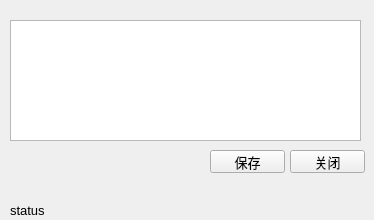
<?xml version="1.0" encoding="UTF-8"?>
<ui version="4.0">
 <class>StopProfitLossForm</class>
 <widget class="QWidget" name="StopProfitLossForm">
  <property name="geometry">
   <rect>
    <x>0</x>
    <y>0</y>
    <width>374</width>
    <height>220</height>
   </rect>
  </property>
  <property name="windowTitle">
   <string>止赢止损设置</string>
  </property>
  <widget class="QTableView" name="table_v_positions">
   <property name="geometry">
    <rect>
     <x>10</x>
     <y>20</y>
     <width>351</width>
     <height>121</height>
    </rect>
   </property>
  </widget>
  <widget class="QPushButton" name="pbtn_save">
   <property name="geometry">
    <rect>
     <x>210</x>
     <y>150</y>
     <width>75</width>
     <height>23</height>
    </rect>
   </property>
   <property name="font">
    <font>
     <pointsize>10</pointsize>
    </font>
   </property>
   <property name="text">
    <string>保存</string>
   </property>
  </widget>
  <widget class="QPushButton" name="pbtn_close">
   <property name="geometry">
    <rect>
     <x>290</x>
     <y>150</y>
     <width>75</width>
     <height>23</height>
    </rect>
   </property>
   <property name="font">
    <font>
     <pointsize>10</pointsize>
    </font>
   </property>
   <property name="text">
    <string>关闭</string>
   </property>
  </widget>
  <widget class="QLabel" name="lab_status">
   <property name="geometry">
    <rect>
     <x>10</x>
     <y>200</y>
     <width>351</width>
     <height>20</height>
    </rect>
   </property>
   <property name="font">
    <font>
     <pointsize>10</pointsize>
    </font>
   </property>
   <property name="text">
    <string>status</string>
   </property>
  </widget>
 </widget>
 <resources/>
 <connections/>
</ui>
